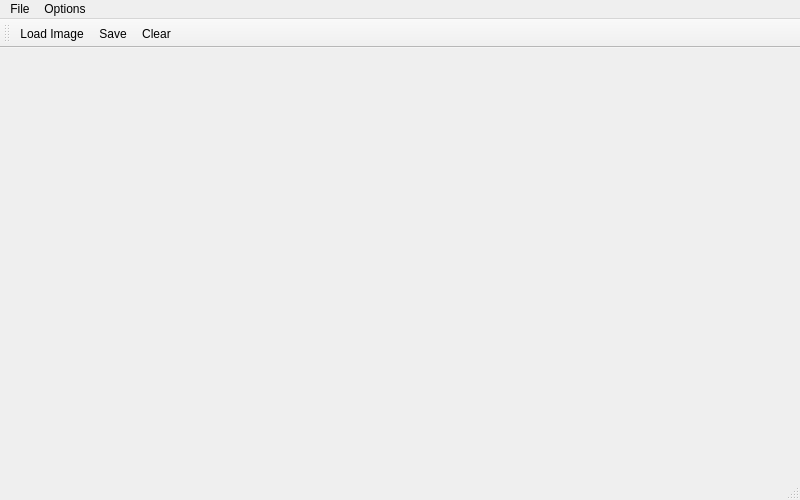
<?xml version="1.0" encoding="UTF-8"?>
<ui version="4.0">
 <class>MainWindow</class>
 <widget class="QMainWindow" name="MainWindow">
  <property name="geometry">
   <rect>
    <x>0</x>
    <y>0</y>
    <width>800</width>
    <height>500</height>
   </rect>
  </property>
  <property name="windowTitle">
   <string>MainWindow</string>
  </property>
  <widget class="QWidget" name="centralWidget">
   <layout class="QVBoxLayout" name="verticalLayout"/>
  </widget>
  <widget class="QStatusBar" name="statusBar"/>
  <widget class="QMenuBar" name="menuBar">
   <property name="geometry">
    <rect>
     <x>0</x>
     <y>0</y>
     <width>800</width>
     <height>21</height>
    </rect>
   </property>
   <widget class="QMenu" name="menuFile">
    <property name="title">
     <string>File</string>
    </property>
    <addaction name="actionSave"/>
    <addaction name="actionLoad_Image"/>
   </widget>
   <widget class="QMenu" name="menuOptions">
    <property name="title">
     <string>Options</string>
    </property>
    <addaction name="actionClear"/>
    <addaction name="actionCompare"/>
   </widget>
   <addaction name="menuFile"/>
   <addaction name="menuOptions"/>
  </widget>
  <widget class="QToolBar" name="toolBar">
   <property name="windowTitle">
    <string>toolBar</string>
   </property>
   <attribute name="toolBarArea">
    <enum>TopToolBarArea</enum>
   </attribute>
   <attribute name="toolBarBreak">
    <bool>false</bool>
   </attribute>
   <addaction name="actionLoad_Image_2"/>
   <addaction name="actionSave_2"/>
   <addaction name="actionClear_2"/>
  </widget>
  <action name="actionLoad_Image">
   <property name="text">
    <string>Load Image</string>
   </property>
  </action>
  <action name="actionSave">
   <property name="text">
    <string>Save</string>
   </property>
  </action>
  <action name="actionClear">
   <property name="text">
    <string>Clear</string>
   </property>
  </action>
  <action name="actionCompare">
   <property name="text">
    <string>Compare</string>
   </property>
  </action>
  <action name="actionClear_2">
   <property name="text">
    <string>Clear</string>
   </property>
  </action>
  <action name="actionLoad_Image_2">
   <property name="text">
    <string>Load Image</string>
   </property>
  </action>
  <action name="actionSave_2">
   <property name="text">
    <string>Save</string>
   </property>
  </action>
 </widget>
 <layoutdefault spacing="6" margin="11"/>
 <resources/>
 <connections/>
</ui>
